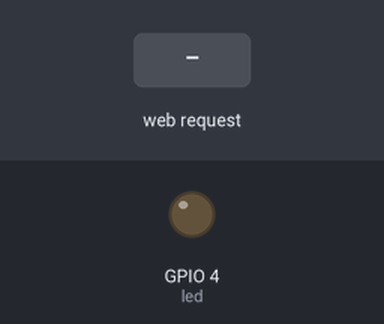
The sketch below on a simulated ESP32. On the bench: output pins drawn as LEDs (lit = HIGH). Inputs (shaded band) come from the test bench. WiFi joins after 1.5 s; servers stay silent unless stated; what the sketch prints to the serial monitor is not drawn.

Above: at 2.7 s.
2.8 s: HTTP request GET /led/on received
At 3.5 s:
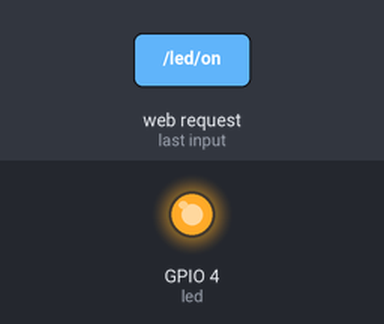
4.3 s: HTTP request GET /led/off received
At 4.7 s:
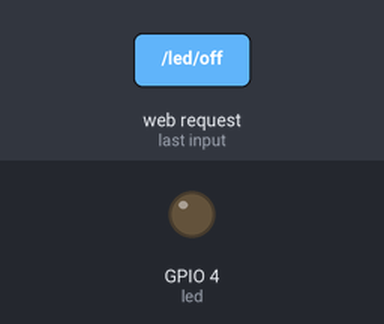
5.8 s: HTTP request GET /led/on?plain=1 received
At 7.0 s:
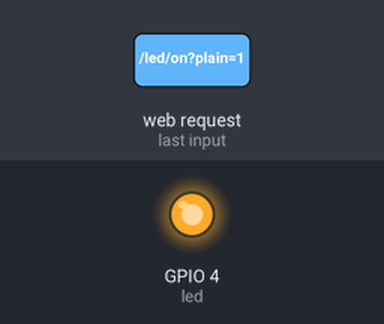
Timing chart, 0 to 8.8 s (numbered marks = the images above; inputs shaded):
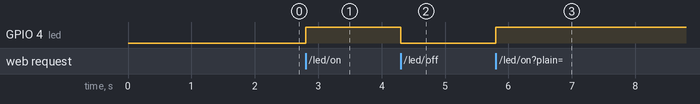

The sketch:

placa.ino
```cpp
#include <WiFi.h>
#include <WebServer.h>

const char* ssid = "Personal-C9B-2.4GHz";
const char* password = "01122F2C9B";

WebServer server(80); // Puerto HTTP

int led = 4; // Pin del LED

void handleRoot() {
  server.sendHeader("Access-Control-Allow-Origin", "*");
  server.send(200, "text/plain", "ESP32 está vivo!");
}

void handleLedOn() {
  digitalWrite(led, HIGH);
  server.sendHeader("Access-Control-Allow-Origin", "*");
  server.send(200, "text/plain", "LED encendido");
}

void handleLedOff() {
  digitalWrite(led, LOW);
  server.sendHeader("Access-Control-Allow-Origin", "*");
  server.send(200, "text/plain", "LED apagado");
}

void handleCriptos() {

  server.sendHeader("Access-Control-Allow-Origin", "*");
  server.sendHeader("Access-Control-Allow-Methods", "POST, GET, OPTIONS");
  server.sendHeader("Access-Control-Allow-Headers", "Content-Type");

  if (server.method() != HTTP_POST) {
    server.send(405, "text/plain", "Método no permitido");
    return;
  }

  String body = server.arg("plain");
  Serial.println(body);

  server.send(200, "text/plain", "Precios recibidos correctamente");
}


void setup() {
  Serial.begin(9600);
  pinMode(led, OUTPUT);

  WiFi.begin(ssid, password);
  while (WiFi.status() != WL_CONNECTED) {
    delay(500);
    Serial.print(".");
  }

  Serial.println("");
  Serial.println("WiFi conectado");
  Serial.print("IP: ");
  Serial.println(WiFi.localIP());

  server.on("/", handleRoot);
  server.on("/led/on", handleLedOn);
  server.on("/led/off", handleLedOff);
  server.on("/criptos", HTTP_POST, handleCriptos);

 server.on("/criptos", HTTP_OPTIONS, []() {
    server.sendHeader("Access-Control-Allow-Origin", "*");
    server.sendHeader("Access-Control-Allow-Methods", "POST, GET, OPTIONS");
    server.sendHeader("Access-Control-Allow-Headers", "Content-Type");
    server.send(204); // Sin contenido, pero válida
  });

  server.begin();
  Serial.println("Servidor HTTP iniciado");
}

void loop() {
  server.handleClient();
}
```

Measured:
- after the input at 2.8 s, GPIO 4 (led): LOW → HIGH at once
- after the input at 4.3 s, GPIO 4 (led): HIGH → LOW at once
- after the input at 5.8 s, GPIO 4 (led): LOW → HIGH at once
